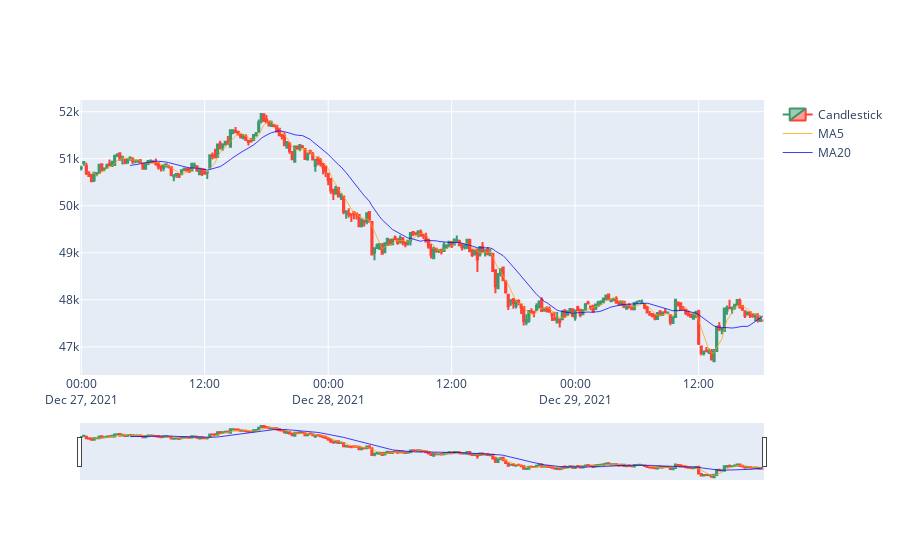

Notebook source saved alongside this figure:
### Markdown cell above
## Plot

### Code cell
fig = go.Figure()

candle = go.Candlestick(x=btc_df.index, open=btc_df['Open'],
    high=btc_df['High'], low=btc_df['Low'],
    close=btc_df['Close'], name="Candlestick")

ma5_line = go.Scatter(x=btc_df.index, y=btc_df['MA5'], 
    line=dict(color='rgba(255,165,0, 0.75)', 
    width=1), name="MA5")

ma20_line = go.Scatter(x=btc_df.index, y=btc_df['MA20'], 
    line=dict(color='rgba(0, 0, 250, 0.75)', 
    width=1), name="MA20")

fig.add_trace(candle)
fig.add_trace(ma5_line)
fig.add_trace(ma20_line)

fig.show()

# When the MA20 (Blue) crosses above the MA5 (Orange) that is a Death Cross (Sell)
# When the MA5 (Orange) crosses above the MA20 (Blue)that is a Golden Cross (Buy)

### Figure 1 — Plotly figure (JSON) as saved in the notebook; plotly's stock layout.template omitted (floating-point values rounded to 4 significant figures; data arrays with more than 128 entries replaced by an {"elided": "..."} marker saying what was removed)
{"data": [{"close": {"elided": "266 float values"}, "high": {"elided": "266 float values"}, "low": {"elided": "266 float values"}, "name": "Candlestick", "open": {"elided": "266 float values"}, "type": "candlestick", "x": {"elided": "266 str values"}}, {"line": {"color": "rgba(255,165,0, 0.75)", "width": 1}, "name": "MA5", "type": "scatter", "x": {"elided": "266 str values"}, "y": {"elided": "266 float values"}}, {"line": {"color": "rgba(0, 0, 250, 0.75)", "width": 1}, "name": "MA20", "type": "scatter", "x": {"elided": "266 str values"}, "y": {"elided": "266 float values"}}], "layout": {}}
